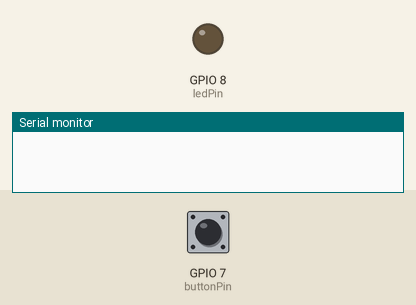
This sketch was run on a simulated ESP32-C6. Shown: output pins drawn as LEDs (lit = HIGH), the last lines printed to the serial monitor. The inputs (shaded band) are chosen by the test bench; at power-on: GPIO 7 (buttonPin) LOW.

Above: at 1.2 s.
1.3 s: GPIO 7 (buttonPin) pulled HIGH for 0.15 s
At 1.37 s:
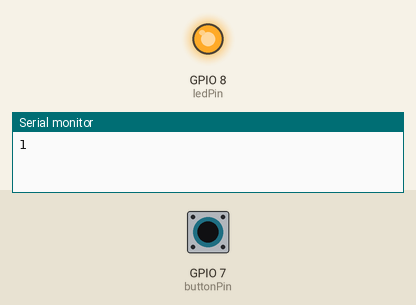
2.9 s: GPIO 7 (buttonPin) pulled HIGH for 3.2 s
At 7.3 s:
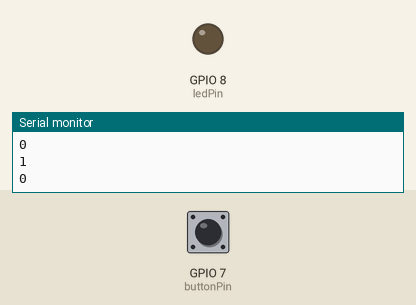
Timing chart, 0 to 8.8 s (numbered marks = the images above; inputs shaded):
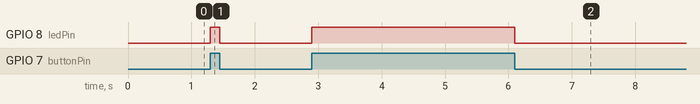

The sketch:

04_Touchsensor.ino
```cpp
/******************************************************************************************************
 * 04_Touchsensor.ino (gleich wie 00_Button.ino)
 * receive eg.  button / reed sensor / PIR sensor / touch sensor (TTB223B)/ light sensor (LM393) input
 * and print value to serial port
 " Connect ...
 * Sensor: Vin  <->  ESP32-C6: 3.3V
 * Sensor: GND  <->  ESP32-C6: GND  (nicht bei Button, Reedachalter)
 * Sensor: Data <->  ESP32-C6: GPIO7
 * GitHub: https://github.com/Interaktive-Medien/im_physical_computing/blob/main/09_Sensoren_testen/04_Touchsensor/04_Touchsensor.ino
 ******************************************************************************************************/

const int buttonPin = 7;
const int ledPin =  BUILTIN_LED;
int buttonState = 0;
int prev_buttonState = 0;

void setup() {
    Serial.begin(115200);
    pinMode(buttonPin, INPUT_PULLDOWN);  // initialize the pushbutton pin as an input:
    pinMode(ledPin, OUTPUT);             // initialize the LED pin as output:
    digitalWrite(ledPin, 0);             // turn LED off:
}

void loop(){
    buttonState = digitalRead(buttonPin);
    if(buttonState == prev_buttonState) {
        return;
    }
    prev_buttonState = buttonState;
    if (buttonState == 1) {
        digitalWrite(ledPin, 1);          // turn LED on:
        Serial.println(1);
    } else {
        digitalWrite(ledPin, 0);          // turn LED off:
        Serial.println(0);
    }
}
```

Measured:
- after the input at 1.3 s, GPIO 8 (ledPin): LOW → HIGH at once, → LOW 0.15 s later
- after the input at 2.9 s, GPIO 8 (ledPin): LOW → HIGH at once, → LOW 3.2 s later
